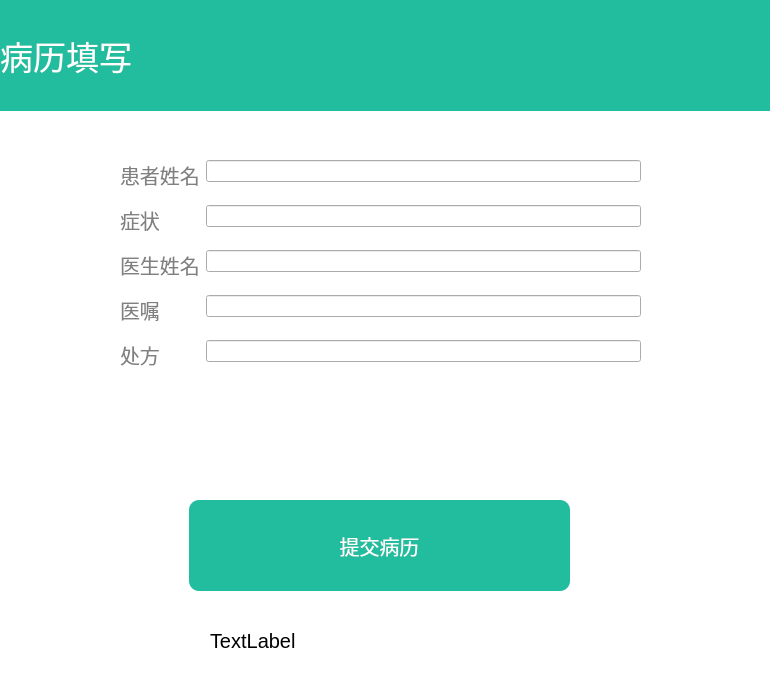
<?xml version="1.0" encoding="UTF-8"?>
<ui version="4.0">
 <class>Pre</class>
 <widget class="QDialog" name="Pre">
  <property name="geometry">
   <rect>
    <x>0</x>
    <y>0</y>
    <width>770</width>
    <height>690</height>
   </rect>
  </property>
  <property name="windowTitle">
   <string>Dialog</string>
  </property>
  <widget class="QWidget" name="layoutWidget">
   <property name="geometry">
    <rect>
     <x>120</x>
     <y>160</y>
     <width>521</width>
     <height>302</height>
    </rect>
   </property>
   <layout class="QFormLayout" name="formLayout">
    <property name="verticalSpacing">
     <number>15</number>
    </property>
    <item row="0" column="0">
     <widget class="QLabel" name="label">
      <property name="font">
       <font>
        <pointsize>15</pointsize>
       </font>
      </property>
      <property name="styleSheet">
       <string notr="true">QLabel
{
	color:grey;
}</string>
      </property>
      <property name="text">
       <string>患者姓名</string>
      </property>
     </widget>
    </item>
    <item row="0" column="1">
     <widget class="QLineEdit" name="lineEdit_patientname"/>
    </item>
    <item row="1" column="0">
     <widget class="QLabel" name="label_2">
      <property name="font">
       <font>
        <pointsize>15</pointsize>
       </font>
      </property>
      <property name="styleSheet">
       <string notr="true">QLabel
{
	color:grey;
}</string>
      </property>
      <property name="text">
       <string>症状</string>
      </property>
     </widget>
    </item>
    <item row="1" column="1">
     <widget class="QLineEdit" name="lineEdit_symp"/>
    </item>
    <item row="2" column="0">
     <widget class="QLabel" name="label_3">
      <property name="font">
       <font>
        <pointsize>15</pointsize>
       </font>
      </property>
      <property name="styleSheet">
       <string notr="true">QLabel
{
	color:grey;
}</string>
      </property>
      <property name="text">
       <string>医生姓名</string>
      </property>
     </widget>
    </item>
    <item row="2" column="1">
     <widget class="QLineEdit" name="lineEdit_docname"/>
    </item>
    <item row="3" column="0">
     <widget class="QLabel" name="label_4">
      <property name="font">
       <font>
        <pointsize>15</pointsize>
       </font>
      </property>
      <property name="styleSheet">
       <string notr="true">QLabel
{
	color:grey;
}</string>
      </property>
      <property name="text">
       <string>医嘱</string>
      </property>
     </widget>
    </item>
    <item row="4" column="0">
     <widget class="QLabel" name="label_5">
      <property name="font">
       <font>
        <pointsize>15</pointsize>
       </font>
      </property>
      <property name="styleSheet">
       <string notr="true">QLabel
{
	color:grey;
}</string>
      </property>
      <property name="text">
       <string>处方</string>
      </property>
     </widget>
    </item>
    <item row="4" column="1">
     <widget class="QLineEdit" name="lineEdit_prescription"/>
    </item>
    <item row="3" column="1">
     <widget class="QLineEdit" name="lineEdit_advice"/>
    </item>
   </layout>
  </widget>
  <widget class="QLabel" name="label_connect">
   <property name="geometry">
    <rect>
     <x>210</x>
     <y>620</y>
     <width>341</width>
     <height>41</height>
    </rect>
   </property>
   <property name="font">
    <font>
     <pointsize>15</pointsize>
    </font>
   </property>
   <property name="styleSheet">
    <string notr="true">QLabel
{
	qproperty-alignment: 'AlignCenter';
}</string>
   </property>
   <property name="text">
    <string>TextLabel</string>
   </property>
  </widget>
  <widget class="QLabel" name="label_6">
   <property name="geometry">
    <rect>
     <x>0</x>
     <y>0</y>
     <width>771</width>
     <height>111</height>
    </rect>
   </property>
   <property name="font">
    <font>
     <pointsize>25</pointsize>
    </font>
   </property>
   <property name="styleSheet">
    <string notr="true">QLabel
{
	color:white;
	background-color:#22BD9E;
	qproperty-alignment: 'AlignCenter';
}</string>
   </property>
   <property name="text">
    <string>病历填写</string>
   </property>
  </widget>
  <widget class="QWidget" name="widget" native="true">
   <property name="geometry">
    <rect>
     <x>-1</x>
     <y>110</y>
     <width>771</width>
     <height>581</height>
    </rect>
   </property>
   <property name="styleSheet">
    <string notr="true">QWidget
{
	background-color:white;
}</string>
   </property>
   <widget class="QPushButton" name="pushButton_submit">
    <property name="geometry">
     <rect>
      <x>190</x>
      <y>390</y>
      <width>381</width>
      <height>91</height>
     </rect>
    </property>
    <property name="font">
     <font>
      <pointsize>15</pointsize>
     </font>
    </property>
    <property name="styleSheet">
     <string notr="true">QPushButton
{
	color:white;
	background-color:#22BD9E;
	qproperty-alignment: 'AlignCenter';
	border: none;             /* 移除边框 */
    /*background: none;         /* 去掉背景色 */
	border-radius:10px;
}</string>
    </property>
    <property name="text">
     <string>提交病历</string>
    </property>
   </widget>
  </widget>
  <zorder>widget</zorder>
  <zorder>layoutWidget</zorder>
  <zorder>label_connect</zorder>
  <zorder>label_6</zorder>
 </widget>
 <resources/>
 <connections/>
</ui>
